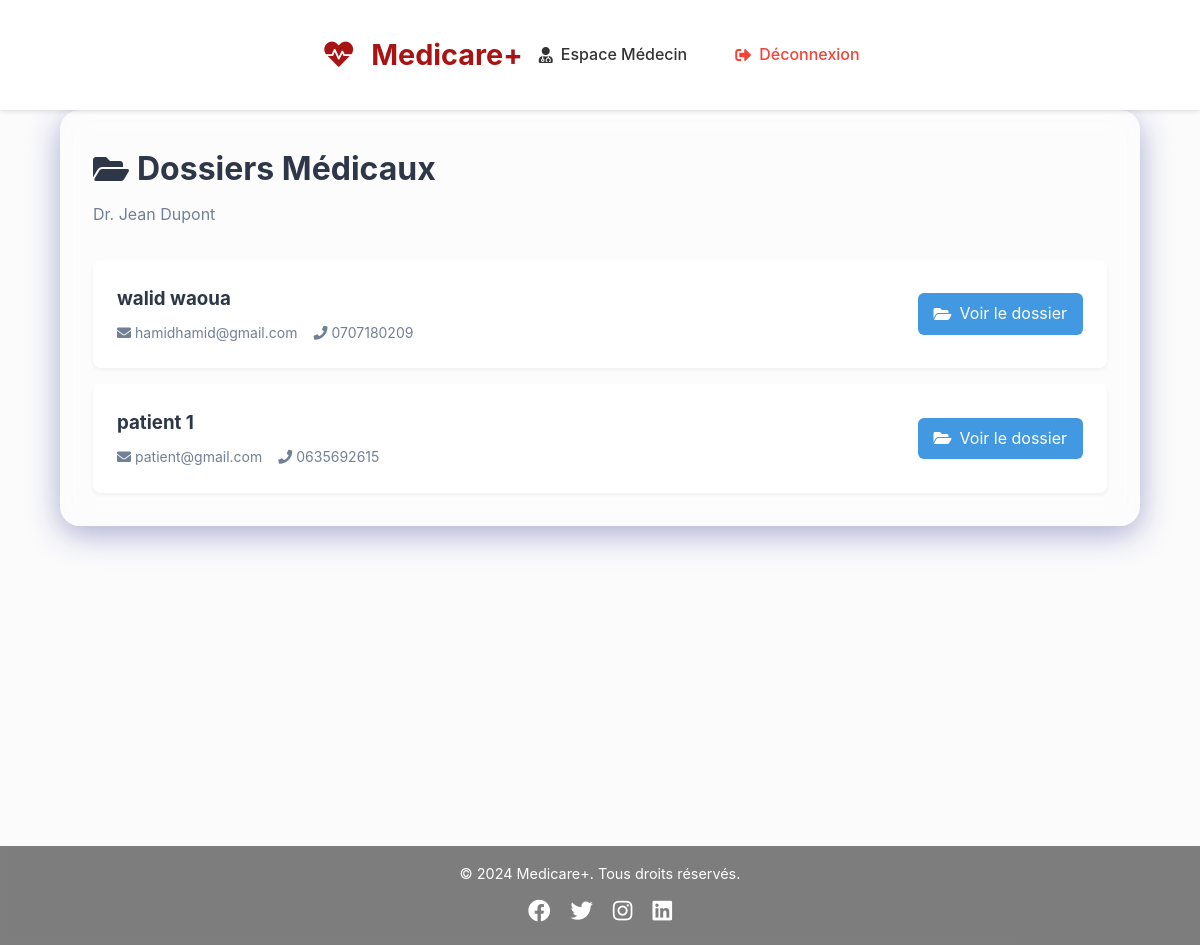
The app's page /dossier-medical/ (signed in) with its own data.
### base/models.py (models this page shows, shortened)
class MedecinInfo(models.Model):
    profile = models.OneToOneField(Profile, on_delete=models.CASCADE, related_name='medecininfo')
    specialite = models.CharField(max_length=100, null=True, blank=True)
    numero_ordre = models.CharField(max_length=50, null=True, blank=True)

class Profile(models.Model):
    user = models.OneToOneField(User, on_delete=models.CASCADE, related_name='profile')
    role = models.CharField(max_length=20, choices=ROLE_CHOICES)
    date_naissance = models.DateField(null=True, blank=True)
    adresse = models.CharField(max_length=200, null=True, blank=True)
    telephone = models.CharField(max_length=20, null=True, blank=True)

class PatientInfo(models.Model):
    profile = models.OneToOneField(Profile, on_delete=models.CASCADE, related_name='patientinfo')
    numero_secu = models.CharField(max_length=50, null=True, blank=True)

### base/views.py (the view, shortened to what this page needs)
# urls.py: path('dossier-medical/', views.dossier_medical, name='dossier_medical'),
@login_required
def dossier_medical(request, patient_name=None):
    try:
        if not hasattr(request.user, 'profile'):
            messages.error(request, "Profil utilisateur introuvable.")
            return redirect('index')
        profile = request.user.profile
        if profile.role == 'medecin':
            try:
                medecin_info = profile.medecininfo
                if patient_name:
                    try:
                        patient_user = User.objects.get(username=patient_name)
                        patient_info = patient_user.profile.patientinfo
                    except (User.DoesNotExist, Profile.DoesNotExist, PatientInfo.DoesNotExist):
                        messages.error(request, "Patient introuvable.")
                        return redirect('medecin_view')
                else:
                    patients = PatientInfo.objects.filter(
                        appointment__doctor=medecin_info
                    ).distinct()
                    return render(request, 'dossiers_medicaux_liste.html', {
                        'patients': patients,
                        'medecin_info': medecin_info
                    })
            except MedecinInfo.DoesNotExist:
                messages.error(request, "Profil médecin incomplet.")
                return redirect('index')
        elif profile.role == 'patient':
            try:
                patient_info = profile.patientinfo
            except PatientInfo.DoesNotExist:
                messages.error(request, "Profil patient introuvable.")
                return redirect('index')
        else:
            messages.error(request, "Accès non autorisé.")
            return redirect('index')
    except Exception as e:
        logger.error(f"Erreur dans dossier_medical: {str(e)}")
        messages.error(request, "Une erreur est survenue lors de l'accès au dossier médical.")
        return redirect('index')

### base/templates/dossiers_medicaux_liste.html (shortened to what this page needs)
{% extends 'base.html' %}
{% load static %}
{% block content %}
<div class="container">
    <div class="page-header">
        <h1><i class="fas fa-folder-open"></i> Dossiers Médicaux</h1>
        <p class="subtitle">Dr. {{ medecin_info.profile.user.get_full_name }}</p>
    </div>
    <div class="patients-list">
        {% if patients %}
            {% for patient in patients %}
            <div class="patient-card">
                <div class="patient-info">
                    <h3>{{ patient.profile.user.get_full_name }}</h3>
                    <p class="patient-details">
                        <span><i class="fas fa-envelope"></i> {{ patient.profile.user.email }}</span>
                        {% if patient.profile.telephone %}
                        <span><i class="fas fa-phone"></i> {{ patient.profile.telephone }}</span>
                        {% endif %}
                    </p>
                </div>
                <div class="patient-actions">
                    <a href="{% url 'dossier_medical_patient' patient.profile.user.username %}" class="btn-action">
                        <i class="fas fa-folder-open"></i> Voir le dossier
                    </a>
                </div>
            </div>
            {% endfor %}
        {% else %}
            <div class="empty-state">
                <i class="fas fa-users"></i>
                <p>Aucun patient trouvé</p>
            </div>
        {% endif %}
    </div>
</div>
{% endblock %}

### base/static/css/style.css (style rules this page uses)
:root { --primary-color: #2c3e50; --secondary-color: #3498db; --accent-color: #e74c3c; --bg-color: #f4f4f4; --text-color: #2c3e50; --white: #fff; --shadow: 0 2px 5px rgba(0,0,0,0.1); --light-bg: #f8f9fa; --dark-bg: #2c3e50; --success-color: #2ecc71; --warning-color: #f1c40f; --error-color: #e74c3c; --border-radius: 8px; --box-shadow: 0 2px 15px rgba(0, 0, 0, 0.1); --transition: all 0.3s ease; }
* { margin: 0; padding: 0; box-sizing: border-box; }
body, html { height: 100%; font-family: 'Segoe UI', sans-serif; background: url('https://images.unsplash.com/photo-1588776814546-35b2b90ba5d4?ixlib=rb-4.0.3&auto=format&fit=crop&w=1470&q=80') no-repeat center center/cover; position: relative; }
body::before { content: ""; position: absolute; top: 0; left: 0; right: 0; bottom: 0; background: rgba(255, 255, 255, 0.4); backdrop-filter: blur(5px); z-index: 0; }
.container { position: relative; z-index: 2; background: rgba(255, 255, 255, 0.25); backdrop-filter: blur(15px); padding: 3rem 2.5rem; border-radius: 20px; width: 90%; max-width: 1200px; margin: 2rem auto; box-shadow: 0 8px 32px 0 rgba(31, 38, 135, 0.37); border: 1px solid rgba(255, 255, 255, 0.18); animation: fadeIn 1.2s ease; transition: transform 0.4s ease, box-shadow 0.4s ease; }

### base/templates/dossiers_medicaux_liste.html (style rules this page uses)
.container { max-width: 1200px; margin: 0 auto; padding: 2rem; }
.page-header { margin-bottom: 2rem; }
.page-header h1 { font-size: 2rem; color: #2d3748; display: flex; align-items: center; gap: 0.5rem; }
.subtitle { color: #718096; margin-top: 0.5rem; }
.patients-list { display: grid; gap: 1rem; }
.patient-card { background: white; border-radius: 0.5rem; padding: 1.5rem; box-shadow: 0 2px 4px rgba(0, 0, 0, 0.05); display: flex; justify-content: space-between; align-items: center; }
.patient-info h3 { color: #2d3748; margin-bottom: 0.5rem; }
.patient-details { display: flex; gap: 1rem; color: #718096; font-size: 0.875rem; }
.patient-details span { display: flex; align-items: center; gap: 0.25rem; }
.btn-action { display: inline-flex; align-items: center; gap: 0.5rem; padding: 0.5rem 1rem; background-color: #4299e1; color: white; border-radius: 0.375rem; text-decoration: none; transition: background-color 0.2s; }

### base/templates/base.html (style rules this page uses)
* { margin: 0; padding: 0; box-sizing: border-box; }
body { font-family: -apple-system, BlinkMacSystemFont, "Segoe UI", Roboto, "Helvetica Neue", Arial, sans-serif; line-height: 1.6; color: var(--text-color); background-color: #f8f9fa; }
:root { --primary-color: #4CAF50; --primary-dark: #388E3C; --danger-color: #f44336; --text-color: #333; --text-light: #666; --bg-light: #f5f5f5; --white: #ffffff; --shadow: 0 2px 4px rgba(0,0,0,0.1); --radius: 8px; }

### records on screen
MedecinInfo: profile.user.get_full_name "Jean Dupont"
PatientInfo: profile.user.get_full_name "walid waoua", profile.user.email "hamidhamid@gmail.com", profile.telephone "0707180209"
PatientInfo: profile.user.get_full_name "patient 1", profile.user.email "patient@gmail.com", profile.telephone "0635692615"
